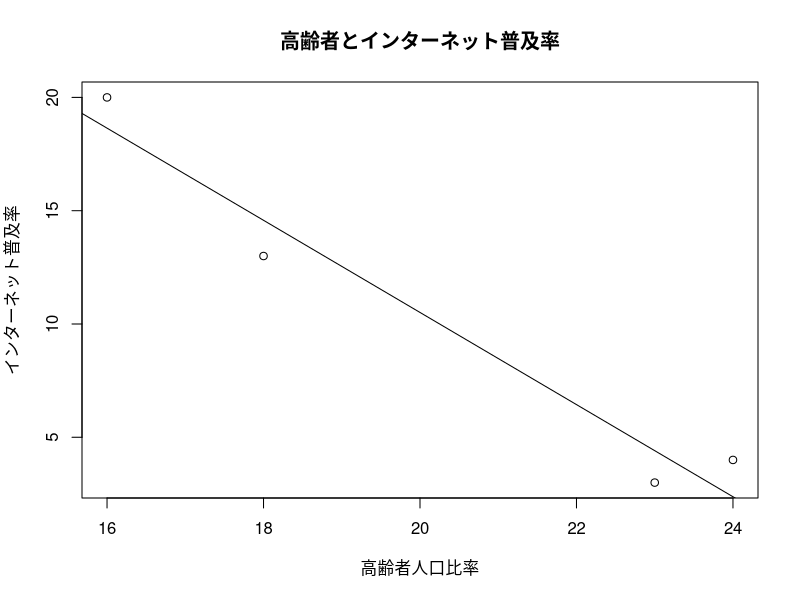

This chart was generated by the following R code:
data1 <- read.table("kq0303.csv",header = TRUE, sep =",")
data1
plot(data1$Xb, data1$Y,xlab="高齢者人口比率",ylab="インターネット普及率",main="高齢者とインターネット普及率")
fm <- lm(Y ~ Xb, data = data1)
abline(fm)
summary(fm)
